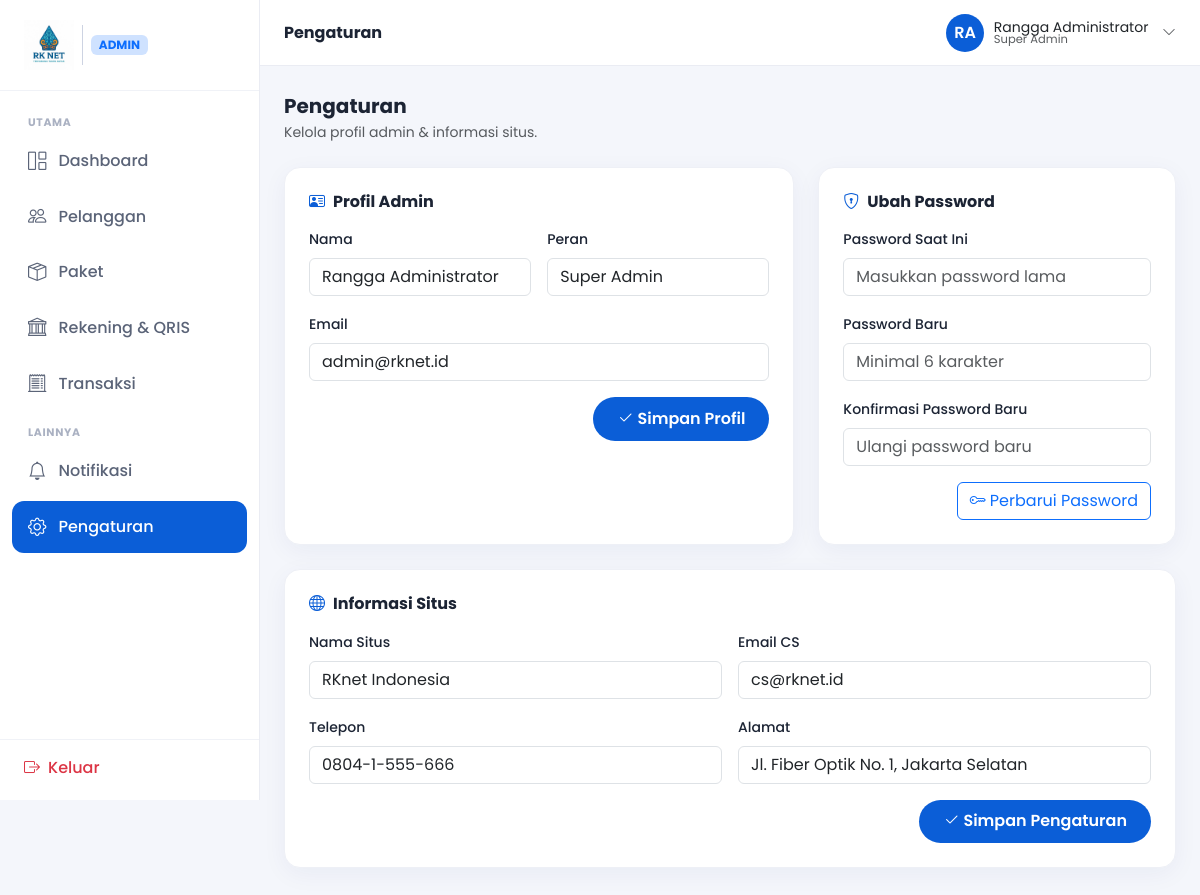
The app's page /admin/pengaturan.php (signed in) with its own data.
### tables this page shows
CREATE TABLE pengaturan (
    id          INT AUTO_INCREMENT PRIMARY KEY,
    nama_situs  VARCHAR(120) NOT NULL,
    email       VARCHAR(150) NOT NULL,
    telepon     VARCHAR(40)  NOT NULL,
    alamat      VARCHAR(255) NOT NULL
);

### auth.php (called while the page is built, shortened)
<?php
function idAdminSaatIni(): ?int
{
    return isset($_SESSION['admin_id']) ? (int) $_SESSION['admin_id'] : null;
}

### db.php (called while the page is built, shortened)
<?php
function db(): mysqli
{
    static $db = null;
    if ($db !== null) return $db;
    try {
        $db = new mysqli(DB_HOST, DB_USER, DB_PASS, DB_NAME, DB_PORT);
        $db->set_charset('utf8mb4');
    } catch (mysqli_sql_exception $e) {
        pesanErrorDb('Koneksi database gagal.',
            'Pastikan MySQL berjalan di port ' . DB_PORT . ' dan database <code>' . DB_NAME . '</code> sudah dibuat.');
    }
    return $db;
}
function stmtSiap(string $sql, array $params): mysqli_stmt
{
    $stmt = db()->prepare($sql);
    if ($params) {
        $tipe = '';
        foreach ($params as $p) {
            $tipe .= is_int($p) ? 'i' : (is_float($p) ? 'd' : 's');
        }
        $ref = [$tipe];
        foreach ($params as $i => $v) {
            $ref[] = &$params[$i];
        }
        call_user_func_array([$stmt, 'bind_param'], $ref);
    }
    $stmt->execute();
    return $stmt;
}
function kueriSatu(string $sql, array $params = []): ?array
{
    $baris = stmtSiap($sql, $params)->get_result()->fetch_assoc();
    return $baris ?: null;
}

### admin-config.php (called while the page is built, shortened)
<?php
require_once __DIR__ . '/db.php';
require_once __DIR__ . '/auth.php';
$admin = kueriSatu("SELECT nama, email, peran FROM admin WHERE id = ?", [idAdminSaatIni()]);
$pengaturan = kueriSatu(
    "SELECT nama_situs AS namaSitus, email, telepon, alamat FROM pengaturan LIMIT 1"
);

### admin/pengaturan.php (the view, shortened to what this page needs)
<?php
require __DIR__ . '/../admin-config.php';
$judulHalaman = 'Pengaturan';
?>
<!DOCTYPE html>
<html lang="id">
<?php include __DIR__ . '/partials/shell-head.php'; ?>
<?php include __DIR__ . '/partials/shell-open.php'; ?>
  <div class="mb-4">
    <h5 class="fw-700 mb-1">Pengaturan</h5>
    <p class="text-muted small mb-0">Kelola profil admin & informasi situs.</p>
  </div>
  <div class="row g-4">
    <div class="col-lg-7">
      <div class="kartu kartu-pad h-100">
        <h6 class="fw-700 mb-3"><i class="bi bi-person-vcard text-rk me-2"></i>Profil Admin</h6>
        <form action="aksi-pengaturan.php" method="post" class="row g-3">
          <div class="col-md-6">
            <label class="form-label fw-500 small">Nama</label>
            <input type="text" name="nama" class="form-control" value="<?= htmlspecialchars($admin['nama']) ?>">
          </div>
          <div class="col-md-6">
            <label class="form-label fw-500 small">Peran</label>
            <input type="text" class="form-control" value="<?= htmlspecialchars($admin['peran']) ?>" readonly>
          </div>
          <div class="col-12">
            <label class="form-label fw-500 small">Email</label>
            <input type="email" name="email" class="form-control" value="<?= htmlspecialchars($admin['email']) ?>">
          </div>
          <div class="col-12 d-flex justify-content-end">
            <button type="submit" class="btn btn-rk"><i class="bi bi-check2 me-1"></i>Simpan Profil</button>
          </div>
        </form>
      </div>
    </div>
    <div class="col-lg-5">
      <div class="kartu kartu-pad h-100">
        <h6 class="fw-700 mb-3"><i class="bi bi-shield-lock text-rk me-2"></i>Ubah Password</h6>
        <form action="aksi-pengaturan.php" method="post" class="row g-3">
          <div class="col-12">
            <label class="form-label fw-500 small">Password Saat Ini</label>
            <input type="password" name="lama" class="form-control" placeholder="Masukkan password lama" required>
          </div>
          <div class="col-12">
            <label class="form-label fw-500 small">Password Baru</label>
            <input type="password" name="baru" class="form-control" placeholder="Minimal 6 karakter" required>
          </div>
          <div class="col-12">
            <label class="form-label fw-500 small">Konfirmasi Password Baru</label>
            <input type="password" name="konfirmasi" class="form-control" placeholder="Ulangi password baru" required>
          </div>
          <div class="col-12 d-flex justify-content-end">
            <button type="submit" class="btn btn-outline-primary"><i class="bi bi-key me-1"></i>Perbarui Password</button>
          </div>
        </form>
      </div>
    </div>
    <div class="col-12">
      <div class="kartu kartu-pad">
        <h6 class="fw-700 mb-3"><i class="bi bi-globe text-rk me-2"></i>Informasi Situs</h6>
        <form action="aksi-pengaturan.php" method="post" class="row g-3">
          <div class="col-md-6">
            <label class="form-label fw-500 small">Nama Situs</label>
            <input type="text" name="nama_situs" class="form-control" value="<?= htmlspecialchars($pengaturan['namaSitus']) ?>">
          </div>
          <div class="col-md-6">
            <label class="form-label fw-500 small">Email CS</label>
            <input type="email" name="email" class="form-control" value="<?= htmlspecialchars($pengaturan['email']) ?>">
          </div>
          <div class="col-md-6">
            <label class="form-label fw-500 small">Telepon</label>
            <input type="text" name="telepon" class="form-control" value="<?= htmlspecialchars($pengaturan['telepon']) ?>">
          </div>
          <div class="col-md-6">
            <label class="form-label fw-500 small">Alamat</label>
            <input type="text" name="alamat" class="form-control" value="<?= htmlspecialchars($pengaturan['alamat']) ?>">
          </div>
          <div class="col-12 d-flex justify-content-end">
            <button type="submit" class="btn btn-rk"><i class="bi bi-check2 me-1"></i>Simpan Pengaturan</button>
          </div>
        </form>
      </div>
    </div>
  </div>
<?php include __DIR__ . '/partials/shell-close.php'; ?>

### admin/partials/topbar.php (shortened to what this page needs)
<?php
$inisial = '';
foreach (explode(' ', trim($admin['nama'])) as $kata) {
    if ($kata !== '') $inisial .= mb_substr($kata, 0, 1);
}
$inisial = mb_strtoupper(mb_substr($inisial, 0, 2));
?>
<header class="portal-topbar">
  <div class="kiri">
    <h6 class="mb-0 fw-700"><?= htmlspecialchars($judulHalaman ?? 'Admin') ?></h6>
  </div>
  <div class="kanan">
    <div class="dropdown">
      <button class="topbar-user btn p-0 border-0 bg-transparent" data-bs-toggle="dropdown" aria-expanded="false">
        <span class="ava"><?= htmlspecialchars($inisial) ?></span>
        <span class="d-none d-sm-flex flex-column text-start lh-1">
          <span class="fw-600 small"><?= htmlspecialchars($admin['nama']) ?></span>
          <span class="text-muted" style="font-size:.72rem"><?= htmlspecialchars($admin['peran']) ?></span>
        </span>
        <i class="bi bi-chevron-down small text-muted ms-1"></i>
      </button>
    </div>
  </div>
</header>

### assets/css/style.css (style rules this page uses)
:root { --rk-blue:#0B5ED7; --rk-blue-dark:#06256E; --rk-blue-soft:#E8F0FE; --rk-cyan:#36C5F0; }
* { scroll-behavior:smooth }
body { font-family:'Poppins',system-ui,sans-serif;color:#1c2434 }
.btn-rk { background:var(--rk-blue);color:#fff;border-radius:50rem;padding:.6rem 1.5rem;font-weight:600;border:0;transition:.2s }
.text-rk { color:var(--rk-blue) }
.fw-500 { font-weight:500 }
.fw-700 { font-weight:700 }

### assets/css/portal.css (style rules this page uses)
body.portal { background:#f4f6fb;font-family:'Poppins',system-ui,sans-serif;color:#1c2434 }
.portal-topbar { background:#fff;border-bottom:1px solid #eaecf3;padding:.85rem 1.5rem; display:flex;align-items:center;justify-content:space-between;position:sticky;top:0;z-index:1020 }
.portal-topbar .kiri { display:flex;align-items:center;gap:.75rem }
.portal-topbar .kanan { display:flex;align-items:center;gap:.5rem }
.topbar-user { display:flex;align-items:center;gap:.6rem;padding:.25rem .35rem .25rem .85rem }
.topbar-user .ava { width:38px;height:38px;border-radius:50%;background:var(--rk-blue);color:#fff;display:flex;align-items:center;justify-content:center;font-weight:600 }
.kartu { background:#fff;border:1px solid #eef0f6;border-radius:1rem;box-shadow:0 6px 24px rgba(6,37,110,.05) }
.kartu-pad { padding:1.5rem }

### records on screen
pengaturan: nama_situs "RKnet Indonesia", email "cs@rknet.id", telepon "0804-1-555-666", alamat "Jl. Fiber Optik No. 1, Jakarta Selatan"

### other values on screen
$grup "UTAMA"
$menu[0] "Dashboard"
$menu[0] "Pelanggan"
$menu[0] "Paket"
$menu[0] "Rekening & QRIS"
$menu[0] "Transaksi"
$grup "LAINNYA"
$menu[0] "Notifikasi"
$menu[0] "Pengaturan"
$judulHalaman "Pengaturan"
$inisial "RA"
$admin['nama'] "Rangga Administrator"
$admin['peran'] "Super Admin"
